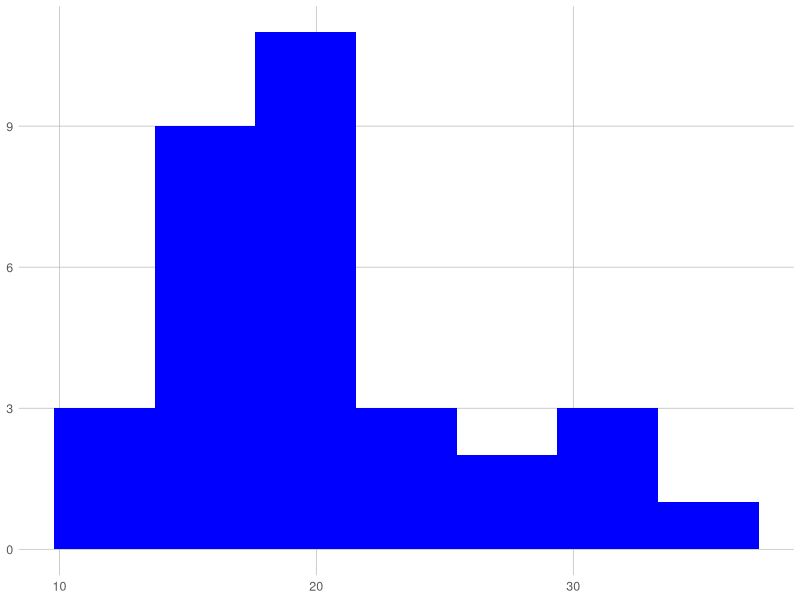

The R source for this figure:
## ---- chunk 1
#| echo: fenced
library(ggplot2)
library(ggthemes)
ggplot(mtcars) +
    geom_histogram(aes(mpg), bins = 7, fill = "blue") +
    theme_excel_new()
